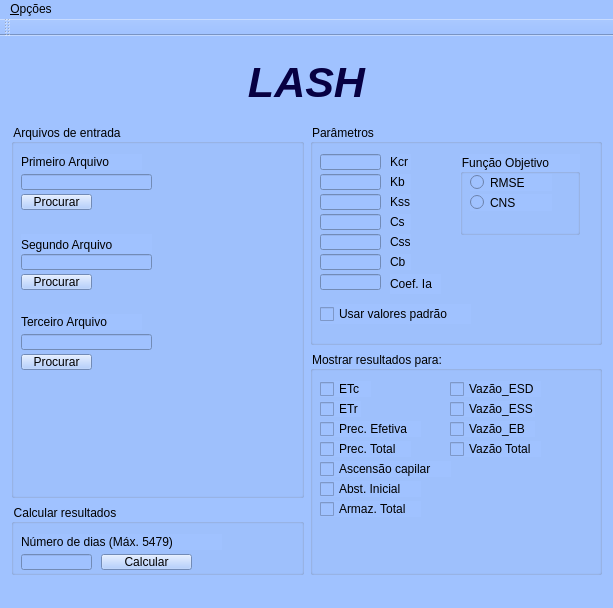
<?xml version="1.0" encoding="UTF-8"?>
<ui version="4.0">
 <class>MainWindow</class>
 <widget class="QMainWindow" name="MainWindow">
  <property name="geometry">
   <rect>
    <x>0</x>
    <y>0</y>
    <width>613</width>
    <height>608</height>
   </rect>
  </property>
  <property name="windowTitle">
   <string>LASH</string>
  </property>
  <property name="styleSheet">
   <string notr="true">background-color: rgb(160, 194, 255);</string>
  </property>
  <widget class="QWidget" name="centralWidget">
   <property name="styleSheet">
    <string notr="true"/>
   </property>
   <layout class="QGridLayout" name="gridLayout">
    <item row="1" column="0" rowspan="5">
     <widget class="QGroupBox" name="groupBox_3">
      <property name="minimumSize">
       <size>
        <width>0</width>
        <height>374</height>
       </size>
      </property>
      <property name="maximumSize">
       <size>
        <width>16777215</width>
        <height>374</height>
       </size>
      </property>
      <property name="title">
       <string>Arquivos de entrada</string>
      </property>
      <widget class="QLineEdit" name="first_file">
       <property name="geometry">
        <rect>
         <x>10</x>
         <y>50</y>
         <width>131</width>
         <height>16</height>
        </rect>
       </property>
       <property name="styleSheet">
        <string notr="true"/>
       </property>
      </widget>
      <widget class="QLabel" name="label_3">
       <property name="geometry">
        <rect>
         <x>10</x>
         <y>30</y>
         <width>121</width>
         <height>16</height>
        </rect>
       </property>
       <property name="text">
        <string>Primeiro Arquivo</string>
       </property>
      </widget>
      <widget class="QPushButton" name="first_ok">
       <property name="geometry">
        <rect>
         <x>10</x>
         <y>70</y>
         <width>71</width>
         <height>16</height>
        </rect>
       </property>
       <property name="cursor">
        <cursorShape>PointingHandCursor</cursorShape>
       </property>
       <property name="text">
        <string>Procurar</string>
       </property>
      </widget>
      <widget class="QLabel" name="label_2">
       <property name="geometry">
        <rect>
         <x>10</x>
         <y>110</y>
         <width>131</width>
         <height>21</height>
        </rect>
       </property>
       <property name="text">
        <string>Segundo Arquivo</string>
       </property>
      </widget>
      <widget class="QLineEdit" name="second_file">
       <property name="geometry">
        <rect>
         <x>10</x>
         <y>130</y>
         <width>131</width>
         <height>16</height>
        </rect>
       </property>
      </widget>
      <widget class="QPushButton" name="second_ok">
       <property name="geometry">
        <rect>
         <x>10</x>
         <y>150</y>
         <width>71</width>
         <height>16</height>
        </rect>
       </property>
       <property name="cursor">
        <cursorShape>PointingHandCursor</cursorShape>
       </property>
       <property name="text">
        <string>Procurar</string>
       </property>
      </widget>
      <widget class="QLabel" name="label">
       <property name="geometry">
        <rect>
         <x>10</x>
         <y>190</y>
         <width>121</width>
         <height>16</height>
        </rect>
       </property>
       <property name="text">
        <string>Terceiro Arquivo</string>
       </property>
      </widget>
      <widget class="QLineEdit" name="third_file">
       <property name="geometry">
        <rect>
         <x>10</x>
         <y>210</y>
         <width>131</width>
         <height>16</height>
        </rect>
       </property>
      </widget>
      <widget class="QPushButton" name="third_ok">
       <property name="geometry">
        <rect>
         <x>10</x>
         <y>230</y>
         <width>71</width>
         <height>16</height>
        </rect>
       </property>
       <property name="cursor">
        <cursorShape>PointingHandCursor</cursorShape>
       </property>
       <property name="text">
        <string>Procurar</string>
       </property>
      </widget>
     </widget>
    </item>
    <item row="6" column="0">
     <widget class="QGroupBox" name="groupBox_4">
      <property name="title">
       <string>Calcular resultados</string>
      </property>
      <widget class="QLabel" name="label_5">
       <property name="geometry">
        <rect>
         <x>10</x>
         <y>30</y>
         <width>201</width>
         <height>16</height>
        </rect>
       </property>
       <property name="text">
        <string>Número de dias (Máx. 5479)</string>
       </property>
      </widget>
      <widget class="QLineEdit" name="num_dias">
       <property name="geometry">
        <rect>
         <x>10</x>
         <y>50</y>
         <width>71</width>
         <height>16</height>
        </rect>
       </property>
      </widget>
      <widget class="QPushButton" name="calculate">
       <property name="geometry">
        <rect>
         <x>90</x>
         <y>50</y>
         <width>91</width>
         <height>16</height>
        </rect>
       </property>
       <property name="cursor">
        <cursorShape>PointingHandCursor</cursorShape>
       </property>
       <property name="text">
        <string>Calcular</string>
       </property>
      </widget>
     </widget>
    </item>
    <item row="4" column="1" rowspan="3">
     <widget class="QGroupBox" name="groupBox">
      <property name="title">
       <string>Mostrar resultados para:</string>
      </property>
      <widget class="QCheckBox" name="checkBox_ETc">
       <property name="geometry">
        <rect>
         <x>10</x>
         <y>30</y>
         <width>51</width>
         <height>16</height>
        </rect>
       </property>
       <property name="text">
        <string>ETc</string>
       </property>
      </widget>
      <widget class="QCheckBox" name="checkBox_ETr">
       <property name="geometry">
        <rect>
         <x>10</x>
         <y>50</y>
         <width>41</width>
         <height>16</height>
        </rect>
       </property>
       <property name="text">
        <string>ETr</string>
       </property>
      </widget>
      <widget class="QCheckBox" name="checkBox_Vazao">
       <property name="geometry">
        <rect>
         <x>140</x>
         <y>90</y>
         <width>91</width>
         <height>16</height>
        </rect>
       </property>
       <property name="text">
        <string>Vazão Total</string>
       </property>
      </widget>
      <widget class="QCheckBox" name="checkBox_At">
       <property name="geometry">
        <rect>
         <x>10</x>
         <y>150</y>
         <width>101</width>
         <height>16</height>
        </rect>
       </property>
       <property name="text">
        <string>Armaz. Total</string>
       </property>
      </widget>
      <widget class="QCheckBox" name="checkBox_Pts">
       <property name="geometry">
        <rect>
         <x>10</x>
         <y>90</y>
         <width>91</width>
         <height>16</height>
        </rect>
       </property>
       <property name="text">
        <string>Prec. Total</string>
       </property>
      </widget>
      <widget class="QCheckBox" name="checkBox_Dcr">
       <property name="geometry">
        <rect>
         <x>10</x>
         <y>110</y>
         <width>131</width>
         <height>16</height>
        </rect>
       </property>
       <property name="text">
        <string>Ascensão capilar</string>
       </property>
      </widget>
      <widget class="QCheckBox" name="checkBox_Ia">
       <property name="geometry">
        <rect>
         <x>10</x>
         <y>130</y>
         <width>101</width>
         <height>16</height>
        </rect>
       </property>
       <property name="text">
        <string>Abst. Inicial</string>
       </property>
      </widget>
      <widget class="QCheckBox" name="checkBox_Pe">
       <property name="geometry">
        <rect>
         <x>10</x>
         <y>70</y>
         <width>101</width>
         <height>16</height>
        </rect>
       </property>
       <property name="text">
        <string>Prec. Efetiva</string>
       </property>
      </widget>
      <widget class="QCheckBox" name="checkBox_vESD">
       <property name="geometry">
        <rect>
         <x>140</x>
         <y>30</y>
         <width>91</width>
         <height>16</height>
        </rect>
       </property>
       <property name="text">
        <string>Vazão_ESD</string>
       </property>
      </widget>
      <widget class="QCheckBox" name="checkBox_vESS">
       <property name="geometry">
        <rect>
         <x>140</x>
         <y>50</y>
         <width>85</width>
         <height>16</height>
        </rect>
       </property>
       <property name="text">
        <string>Vazão_ESS</string>
       </property>
      </widget>
      <widget class="QCheckBox" name="checkBox_vEB">
       <property name="geometry">
        <rect>
         <x>140</x>
         <y>70</y>
         <width>85</width>
         <height>16</height>
        </rect>
       </property>
       <property name="text">
        <string>Vazão_EB</string>
       </property>
      </widget>
     </widget>
    </item>
    <item row="0" column="0" colspan="2">
     <widget class="QLabel" name="label_4">
      <property name="cursor">
       <cursorShape>ArrowCursor</cursorShape>
      </property>
      <property name="frameShadow">
       <enum>QFrame::Raised</enum>
      </property>
      <property name="lineWidth">
       <number>1</number>
      </property>
      <property name="text">
       <string>&lt;html&gt;&lt;head/&gt;&lt;body&gt;&lt;p align=&quot;center&quot;&gt;&lt;span style=&quot; font-size:32pt; font-weight:600; font-style:italic; color:#070042;&quot;&gt;LASH&lt;/span&gt;&lt;/p&gt;&lt;/body&gt;&lt;/html&gt;</string>
      </property>
     </widget>
    </item>
    <item row="1" column="1" rowspan="3">
     <widget class="QGroupBox" name="groupBox_2">
      <property name="title">
       <string>Parâmetros</string>
      </property>
      <widget class="QLabel" name="label_6">
       <property name="geometry">
        <rect>
         <x>80</x>
         <y>30</y>
         <width>21</width>
         <height>16</height>
        </rect>
       </property>
       <property name="text">
        <string>Kcr</string>
       </property>
      </widget>
      <widget class="QLineEdit" name="lineEdit_kcr">
       <property name="geometry">
        <rect>
         <x>10</x>
         <y>30</y>
         <width>61</width>
         <height>16</height>
        </rect>
       </property>
      </widget>
      <widget class="QLabel" name="label_7">
       <property name="geometry">
        <rect>
         <x>80</x>
         <y>50</y>
         <width>21</width>
         <height>16</height>
        </rect>
       </property>
       <property name="text">
        <string>Kb</string>
       </property>
      </widget>
      <widget class="QLineEdit" name="lineEdit_kb">
       <property name="geometry">
        <rect>
         <x>10</x>
         <y>50</y>
         <width>61</width>
         <height>16</height>
        </rect>
       </property>
      </widget>
      <widget class="QLabel" name="label_8">
       <property name="geometry">
        <rect>
         <x>80</x>
         <y>70</y>
         <width>21</width>
         <height>16</height>
        </rect>
       </property>
       <property name="text">
        <string>Kss</string>
       </property>
      </widget>
      <widget class="QLineEdit" name="lineEdit_kss">
       <property name="geometry">
        <rect>
         <x>10</x>
         <y>70</y>
         <width>61</width>
         <height>16</height>
        </rect>
       </property>
      </widget>
      <widget class="QLineEdit" name="lineEdit_cs">
       <property name="geometry">
        <rect>
         <x>10</x>
         <y>90</y>
         <width>61</width>
         <height>16</height>
        </rect>
       </property>
      </widget>
      <widget class="QLineEdit" name="lineEdit_css">
       <property name="geometry">
        <rect>
         <x>10</x>
         <y>110</y>
         <width>61</width>
         <height>16</height>
        </rect>
       </property>
      </widget>
      <widget class="QLineEdit" name="lineEdit_cb">
       <property name="geometry">
        <rect>
         <x>10</x>
         <y>130</y>
         <width>61</width>
         <height>16</height>
        </rect>
       </property>
      </widget>
      <widget class="QLineEdit" name="lineEdit_coef">
       <property name="geometry">
        <rect>
         <x>10</x>
         <y>150</y>
         <width>61</width>
         <height>16</height>
        </rect>
       </property>
      </widget>
      <widget class="QLabel" name="label_9">
       <property name="geometry">
        <rect>
         <x>80</x>
         <y>90</y>
         <width>21</width>
         <height>16</height>
        </rect>
       </property>
       <property name="text">
        <string>Cs</string>
       </property>
      </widget>
      <widget class="QLabel" name="label_10">
       <property name="geometry">
        <rect>
         <x>80</x>
         <y>110</y>
         <width>21</width>
         <height>16</height>
        </rect>
       </property>
       <property name="text">
        <string>Css</string>
       </property>
      </widget>
      <widget class="QLabel" name="label_11">
       <property name="geometry">
        <rect>
         <x>80</x>
         <y>130</y>
         <width>21</width>
         <height>16</height>
        </rect>
       </property>
       <property name="text">
        <string>Cb</string>
       </property>
      </widget>
      <widget class="QLabel" name="label_12">
       <property name="geometry">
        <rect>
         <x>80</x>
         <y>150</y>
         <width>51</width>
         <height>20</height>
        </rect>
       </property>
       <property name="text">
        <string>Coef. Ia</string>
       </property>
      </widget>
      <widget class="QCheckBox" name="checkBox_parametros">
       <property name="geometry">
        <rect>
         <x>10</x>
         <y>180</y>
         <width>151</width>
         <height>20</height>
        </rect>
       </property>
       <property name="text">
        <string>Usar valores padrão</string>
       </property>
      </widget>
      <widget class="QGroupBox" name="groupBox_5">
       <property name="geometry">
        <rect>
         <x>150</x>
         <y>30</y>
         <width>120</width>
         <height>81</height>
        </rect>
       </property>
       <property name="title">
        <string>Função Objetivo</string>
       </property>
       <widget class="QRadioButton" name="rmse_radio">
        <property name="geometry">
         <rect>
          <x>10</x>
          <y>20</y>
          <width>82</width>
          <height>17</height>
         </rect>
        </property>
        <property name="text">
         <string>RMSE</string>
        </property>
       </widget>
       <widget class="QRadioButton" name="cns_radio">
        <property name="geometry">
         <rect>
          <x>10</x>
          <y>40</y>
          <width>82</width>
          <height>17</height>
         </rect>
        </property>
        <property name="text">
         <string>CNS</string>
        </property>
       </widget>
      </widget>
      <zorder>label_6</zorder>
      <zorder>lineEdit_kcr</zorder>
      <zorder>label_7</zorder>
      <zorder>lineEdit_kb</zorder>
      <zorder>label_8</zorder>
      <zorder>lineEdit_kss</zorder>
      <zorder>lineEdit_cs</zorder>
      <zorder>lineEdit_css</zorder>
      <zorder>lineEdit_cb</zorder>
      <zorder>lineEdit_coef</zorder>
      <zorder>label_9</zorder>
      <zorder>label_10</zorder>
      <zorder>label_11</zorder>
      <zorder>label_12</zorder>
      <zorder>checkBox_parametros</zorder>
      <zorder>groupBox_5</zorder>
      <zorder>groupBox_5</zorder>
     </widget>
    </item>
   </layout>
  </widget>
  <widget class="QMenuBar" name="menuBar">
   <property name="geometry">
    <rect>
     <x>0</x>
     <y>0</y>
     <width>613</width>
     <height>21</height>
    </rect>
   </property>
   <widget class="QMenu" name="menuArquivo">
    <property name="title">
     <string>&amp;Opções</string>
    </property>
    <addaction name="actionAjuda"/>
   </widget>
   <addaction name="menuArquivo"/>
  </widget>
  <widget class="QStatusBar" name="statusBar"/>
  <widget class="QToolBar" name="mainToolBar">
   <attribute name="toolBarArea">
    <enum>TopToolBarArea</enum>
   </attribute>
   <attribute name="toolBarBreak">
    <bool>false</bool>
   </attribute>
  </widget>
  <action name="actionAjuda">
   <property name="text">
    <string>&amp;Ajuda</string>
   </property>
   <property name="shortcut">
    <string>Ctrl+H</string>
   </property>
  </action>
 </widget>
 <layoutdefault spacing="6" margin="11"/>
 <tabstops>
  <tabstop>checkBox_ETc</tabstop>
  <tabstop>checkBox_ETr</tabstop>
  <tabstop>checkBox_Vazao</tabstop>
 </tabstops>
 <resources/>
 <connections/>
</ui>
